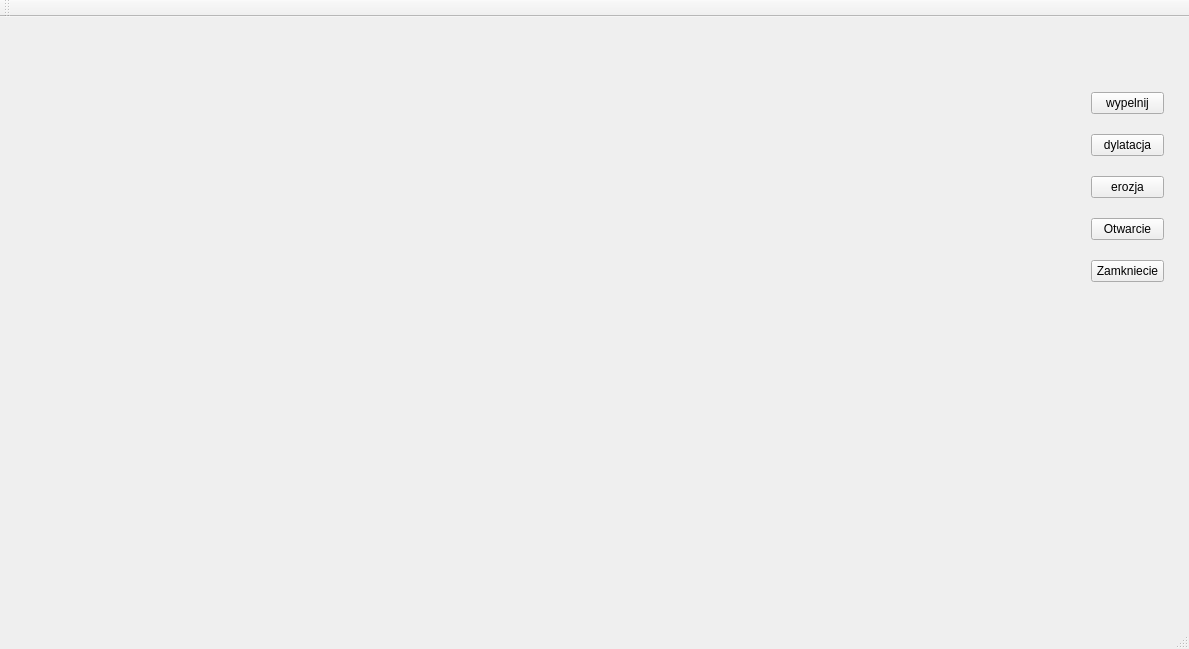
<?xml version="1.0" encoding="UTF-8"?>
<ui version="4.0">
 <class>MainWindow</class>
 <widget class="QMainWindow" name="MainWindow">
  <property name="geometry">
   <rect>
    <x>0</x>
    <y>0</y>
    <width>1189</width>
    <height>649</height>
   </rect>
  </property>
  <property name="windowTitle">
   <string>MainWindow</string>
  </property>
  <widget class="QWidget" name="centralWidget">
   <widget class="Okno" name="widget" native="true">
    <property name="geometry">
     <rect>
      <x>20</x>
      <y>10</y>
      <width>1041</width>
      <height>571</height>
     </rect>
    </property>
   </widget>
   <widget class="QWidget" name="verticalLayoutWidget">
    <property name="geometry">
     <rect>
      <x>1080</x>
      <y>50</y>
      <width>95</width>
      <height>241</height>
     </rect>
    </property>
    <layout class="QVBoxLayout" name="verticalLayout">
     <item>
      <widget class="QPushButton" name="p2">
       <property name="text">
        <string>wypelnij</string>
       </property>
      </widget>
     </item>
     <item>
      <widget class="QPushButton" name="dy">
       <property name="text">
        <string>dylatacja</string>
       </property>
      </widget>
     </item>
     <item>
      <widget class="QPushButton" name="er">
       <property name="text">
        <string>erozja</string>
       </property>
      </widget>
     </item>
     <item>
      <widget class="QPushButton" name="ot">
       <property name="text">
        <string>Otwarcie</string>
       </property>
      </widget>
     </item>
     <item>
      <widget class="QPushButton" name="zm">
       <property name="text">
        <string>Zamkniecie</string>
       </property>
      </widget>
     </item>
    </layout>
   </widget>
  </widget>
  <widget class="QMenuBar" name="menuBar">
   <property name="geometry">
    <rect>
     <x>0</x>
     <y>0</y>
     <width>1189</width>
     <height>26</height>
    </rect>
   </property>
  </widget>
  <widget class="QToolBar" name="mainToolBar">
   <attribute name="toolBarArea">
    <enum>TopToolBarArea</enum>
   </attribute>
   <attribute name="toolBarBreak">
    <bool>false</bool>
   </attribute>
  </widget>
  <widget class="QStatusBar" name="statusBar"/>
 </widget>
 <layoutdefault spacing="6" margin="11"/>
 <customwidgets>
  <customwidget>
   <class>Okno</class>
   <extends>QWidget</extends>
   <header>okno.h</header>
   <container>1</container>
  </customwidget>
 </customwidgets>
 <resources/>
 <connections/>
</ui>
